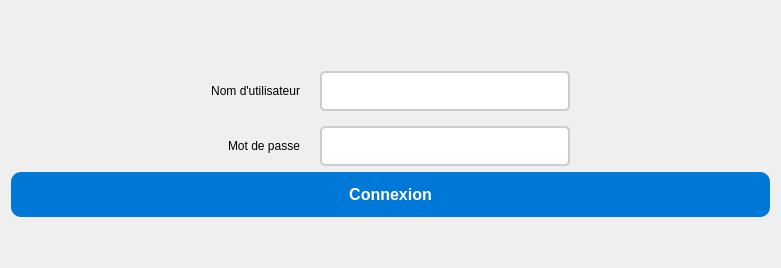
     <widget class="QWidget" name="page_login">
      <layout class="QVBoxLayout" name="verticalLayout_login">
       <item>
        <spacer name="verticalSpacer_login_top">
         <property name="orientation">
          <enum>Qt::Orientation::Vertical</enum>
         </property>
         <property name="sizeHint" stdset="0">
          <size>
           <width>20</width>
           <height>40</height>
          </size>
         </property>
        </spacer>
       </item>
       <item>
        <widget class="QLabel" name="lblLogo_login">
         <property name="text">
          <string />
         </property>
         <property name="pixmap">
          <pixmap resource="ressources.qrc">:/logo.png</pixmap>
         </property>
         <property name="alignment">
          <set>Qt::AlignmentFlag::AlignCenter</set>
         </property>
        </widget>
       </item>
       <item>
        <layout class="QGridLayout" name="gridLayout_login_form">
         <property name="leftMargin">
          <number>200</number>
         </property>
         <property name="rightMargin">
          <number>200</number>
         </property>
         <property name="horizontalSpacing">
          <number>20</number>
         </property>
         <property name="verticalSpacing">
          <number>15</number>
         </property>
         <item row="0" column="0">
          <widget class="QLabel" name="label_username_login">
           <property name="text">
            <string>Nom d'utilisateur</string>
           </property>
           <property name="alignment">
            <set>Qt::AlignmentFlag::AlignRight|Qt::AlignmentFlag::AlignTrailing|Qt::AlignmentFlag::AlignVCenter</set>
           </property>
          </widget>
         </item>
         <item row="0" column="1">
          <widget class="QLineEdit" name="txtUsername_login">
           <property name="minimumSize">
            <size>
             <width>250</width>
             <height>40</height>
            </size>
           </property>
           <property name="styleSheet">
            <string notr="true">border: 2px solid #ccc; border-radius: 5px; padding: 5px;</string>
           </property>
          </widget>
         </item>
         <item row="1" column="0">
          <widget class="QLabel" name="label_password_login">
           <property name="text">
            <string>Mot de passe</string>
           </property>
           <property name="alignment">
            <set>Qt::AlignmentFlag::AlignRight|Qt::AlignmentFlag::AlignTrailing|Qt::AlignmentFlag::AlignVCenter</set>
           </property>
          </widget>
         </item>
         <item row="1" column="1">
          <widget class="QLineEdit" name="txtPassword_login">
           <property name="minimumSize">
            <size>
             <width>250</width>
             <height>40</height>
            </size>
           </property>
           <property name="styleSheet">
            <string notr="true">border: 2px solid #ccc; border-radius: 5px; padding: 5px;</string>
           </property>
           <property name="echoMode">
            <enum>QLineEdit::EchoMode::Password</enum>
           </property>
          </widget>
         </item>
        </layout>
       </item>
       <item>
        <widget class="QPushButton" name="btnLogin_main">
         <property name="minimumSize">
          <size>
           <width>150</width>
           <height>45</height>
          </size>
         </property>
         <property name="cursor">
          <cursorShape>PointingHandCursor</cursorShape>
         </property>
         <property name="styleSheet">
          <string notr="true">background-color: #0078D7; color: white; border-radius: 10px; font-size: 16px; font-weight: bold;</string>
         </property>
         <property name="text">
          <string>Connexion</string>
         </property>
        </widget>
       </item>
       <item>
        <spacer name="verticalSpacer_login_bottom">
         <property name="orientation">
          <enum>Qt::Orientation::Vertical</enum>
         </property>
         <property name="sizeHint" stdset="0">
          <size>
           <width>20</width>
           <height>40</height>
          </size>
         </property>
        </spacer>
       </item>
      </layout>
     </widget>
